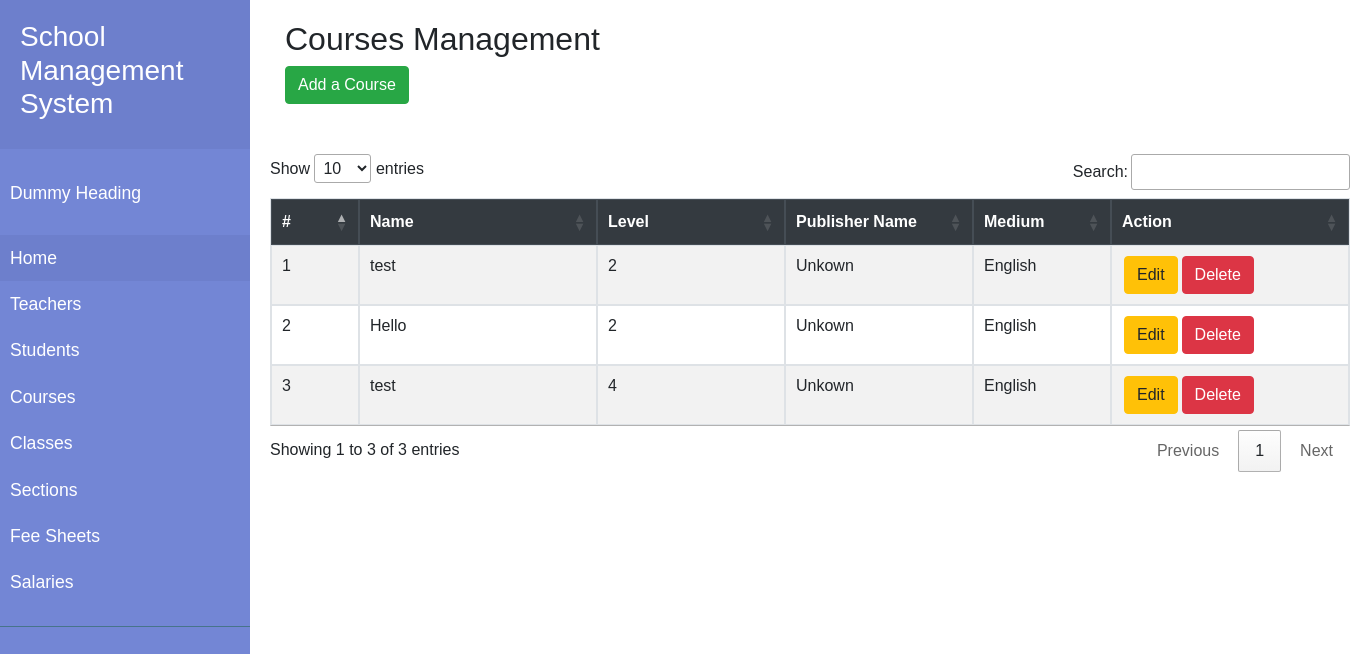
Page /School/admin/index.php/manage_courses on the committed database.
### tables this page shows
CREATE TABLE `courses` (
  `course_id` int(11) NOT NULL,
  `course_name` varchar(100) NOT NULL,
  `course_level` int(11) NOT NULL,
  `course_publisher_name` varchar(255) NOT NULL,
  `course_medium` varchar(50) NOT NULL,
  `course_is_active` tinyint(1) NOT NULL DEFAULT 1 COMMENT '1=Active, 0=Inactive',
  `created` datetime NOT NULL DEFAULT current_timestamp()
);

### School/admin/application/controllers/Manage_Courses.php (called while the page is built, shortened)
<?php
class Manage_Courses extends CI_Controller
{
    function __construct()
    {
        $this->load->model('Course_model');
        $this->load->helper('form');
        $this->load->library('form_validation');
    }
    public function index()
    {
        $data['courses'] = $this->Course_model->getRows();
        $data['title'] = 'Add Course';
        $this->load->view('templates/header');
        $this->load->view('manage_courses/index', $data);
        $this->load->view('templates/footer');
    }
}

### School/admin/index.php (called while the page is built, shortened)
<?php
require_once BASEPATH.'core/CodeIgniter.php';

### School/admin/application/models/Course_model.php (called while the page is built, shortened)
<?php if ( ! defined('BASEPATH')) exit('No direct script access allowed');
class Course_model extends CI_Model{
    function __construct() {
        $this->table = 'courses';
    }
    public function getRows($params = array()){
        $this->db->select('*');
        $this->db->from($this->table);
        $this->db->where('course_is_active','1');
        if(array_key_exists("returnType",$params) && $params['returnType'] == 'count'){
            $result = $this->db->count_all_results();
        }else{
            if(array_key_exists("id", $params)){
                $this->db->where('course_id', $params['id']);
                $query = $this->db->get();
                $result = $query->row_array();
            }else{
                $this->db->order_by('created', 'desc');
                $query = $this->db->get();
                $result = ($query->num_rows() > 0)?$query->result_array():FALSE;
            }
        }
        return $result;
    }
}

### School/admin/application/views/manage_courses/index.php (the view, shortened to what this page needs)
<div class="container">
    <h2>Courses Management</h2>
    <div class="row">
        <div class="col-md-12 head">
            <div class="float-center mb-5">
                <a href="<?php echo base_url('Manage_Courses/add'); ?>" class="btn btn-success" style="margin-bottom: 2px;"><i class="plus"></i> Add a Course</a>
            </div>
        </div>
        <table id="table_id" class="table table-striped table-bordered" width="100%">
            <thead class="thead-dark">
                <tr>
                    <th style="min-width: 50px;">#</th>
                    <th style="min-width: 200px;">Name</th>
                    <th style="min-width: 150px;">Level</th>
                    <th style="min-width: 150px;">Publisher Name</th>
                    <th style="min-width: 100px;">Medium</th>
                    <th style="min-width: 200px;">Action</th>
                </tr>
            </thead>
            <tbody>
                <?php if (!empty($courses)) {
                    $i = 0;
                    foreach ($courses as $row) {
                        $i++;
                        $courseName = $row['course_name'];
                        $courseLevel = $row['course_level'];
                        $coursePublisherName = $row['course_publisher_name'];
                        $courseMedium = $row['course_medium'];
                ?>
                        <tr>
                            <td><?php echo $i; ?></td>
                            <td><?php echo $courseName; ?></td>
                            <td><?php echo $courseLevel; ?></td>
                            <td><?php echo $coursePublisherName ?></td>
                            <td><?php echo $courseMedium ?></td>
                            <td style="display:flex;">
                                <a href="<?php echo base_url('manage_courses/edit/' . $row['course_id']); ?>" class="btn btn-warning" style="margin:2px">Edit</a><br>
                                <a href="<?php echo base_url('manage_courses/delete/' . $row['course_id']); ?>" class="btn btn-danger" style="margin:2px" onclick="return confirm('Are you sure to delete data?')?true:false;">Delete</a><br>
                            </td>
                        </tr>
                    <?php }
                } else { ?>
                    <tr>
                        <td colspan="6">No Course(s) found...</td>
                    </tr>
                <?php } ?>
            </tbody>
        </table>
    </div>
</div>

### School/admin/assets/sidebar/style.css (style rules this page uses)
body { font-family: 'Poppins', sans-serif; }
a, a:hover, a:focus { color: inherit; text-decoration: none; transition: all 0.3s; }

### rows in the picture
courses: course_name "test", course_level "2", course_publisher_name "Unkown", course_medium "English"
courses: course_name "Hello", course_level "2", course_publisher_name "Unkown", course_medium "English"
courses: course_name "test", course_level "4", course_publisher_name "Unkown", course_medium "English"
